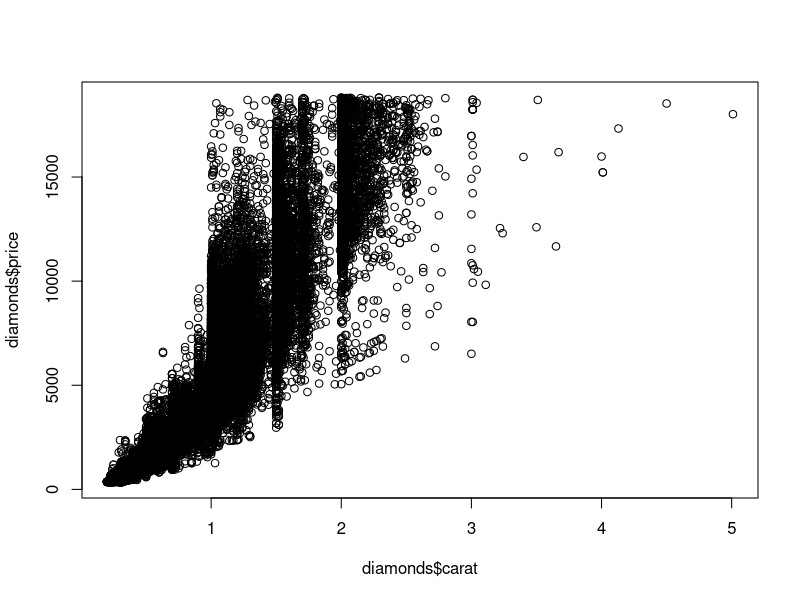
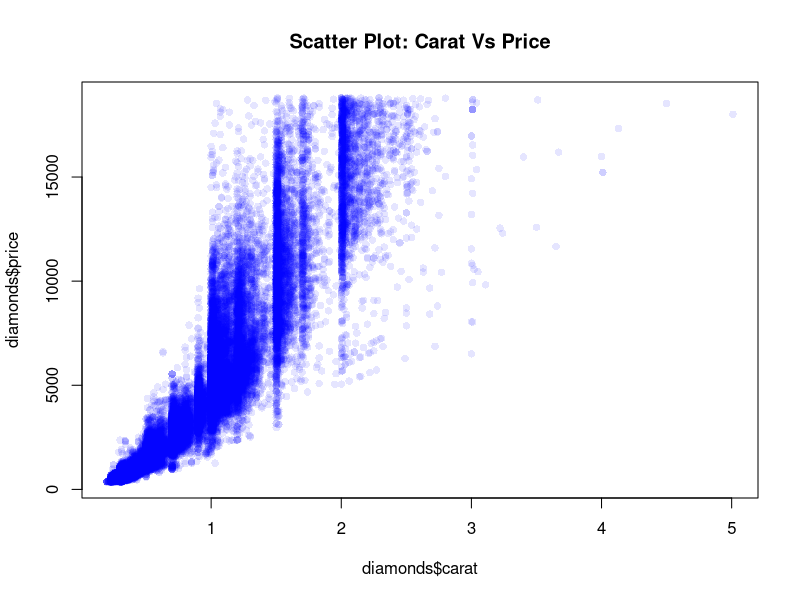
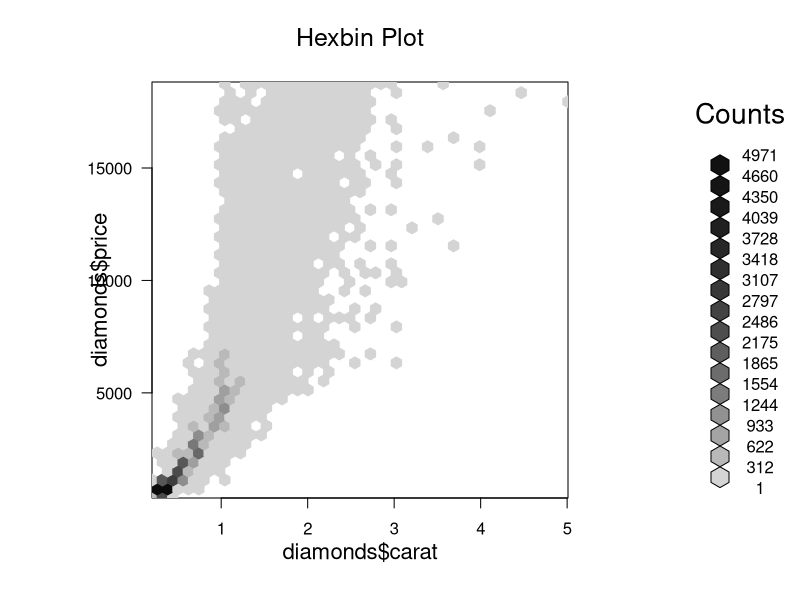
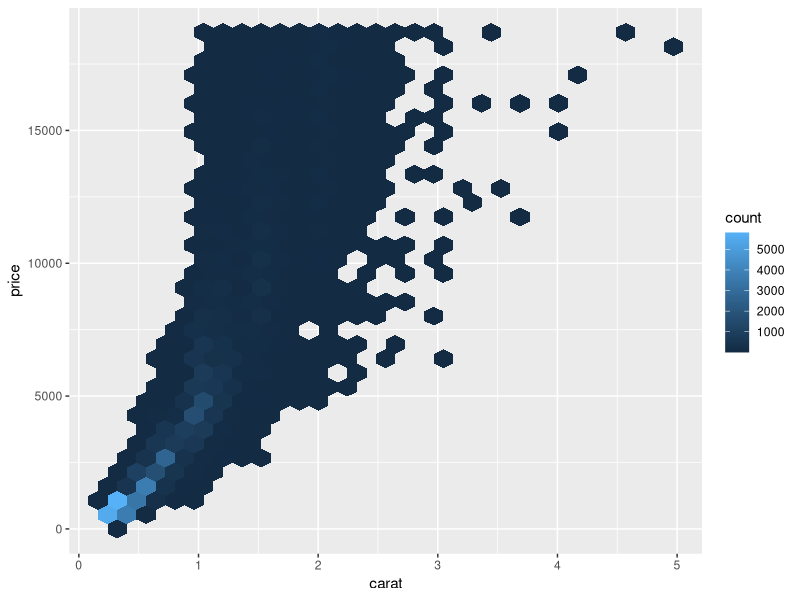
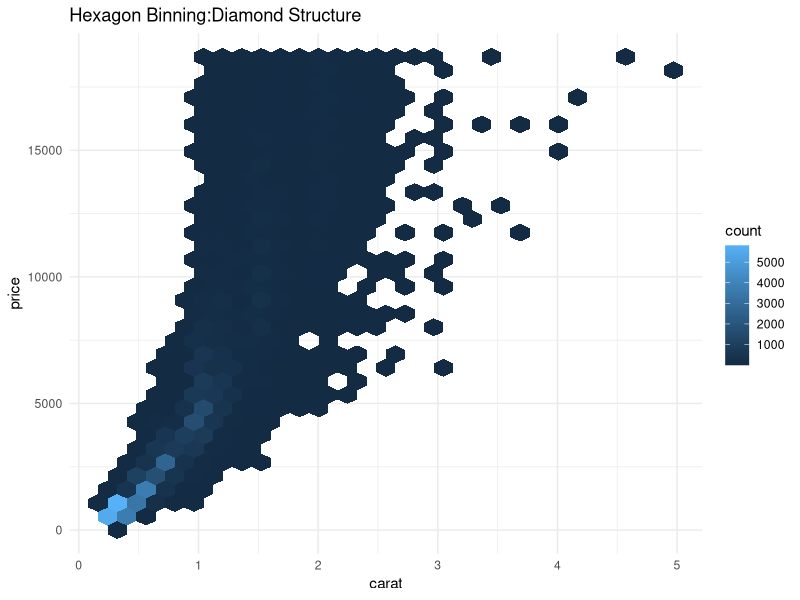
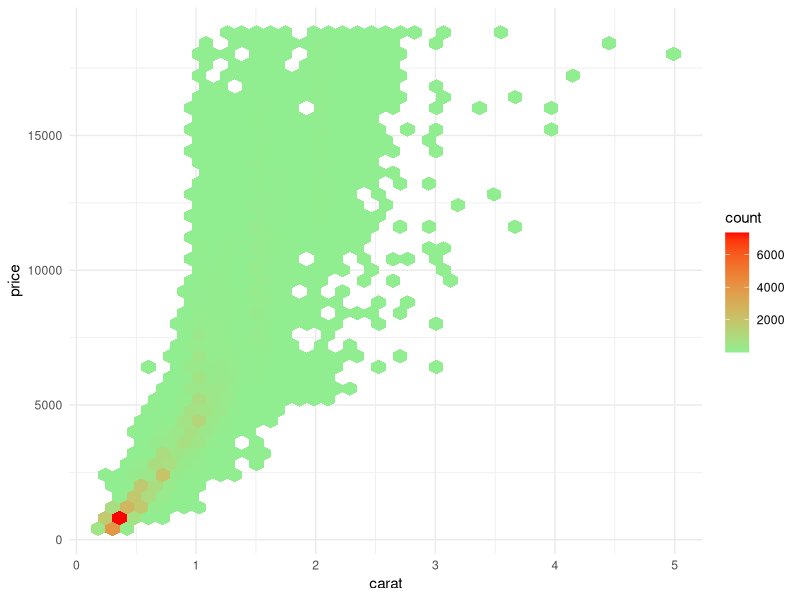
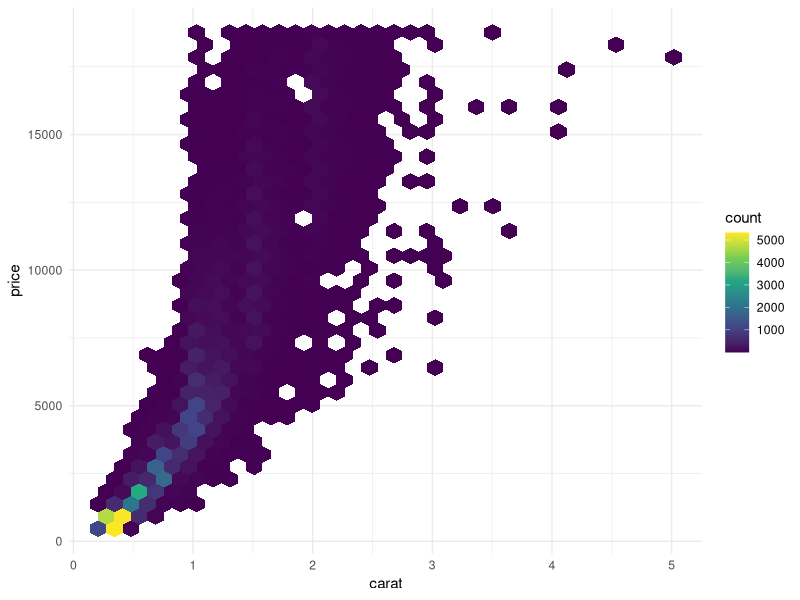
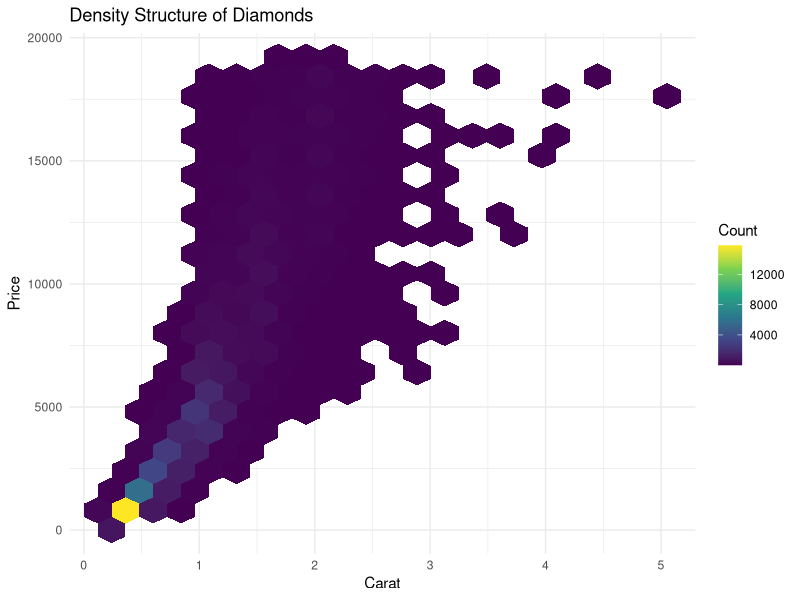

The R source for these figures, in order:
# DV Lab – Week 06A
# Name: D.naveen kumar
# Roll No:23A91A6178
#Load and Understand the DataSet
data(diamonds)
data(package=.packages(all.available = TRUE))
library(ggplot2)
data("diamonds")
str(diamonds)
dim(diamonds)
?diamonds

#Very basic Scatter'

plot(diamonds$carat,diamonds$price)

#improved Scatter
plot(diamonds$carat,diamonds$price,col=rgb(0,0,1,0.1),pch=16,
     main = "Scatter Plot: Carat Vs Price")
#Hexbin Using base r
install.packages('hexbin')

library(hexbin)
hb<-hexbin(diamonds$carat,diamonds$price,xbins = 40)
plot(hb,main="Hexbin Plot")

#basic hexbin using ggplot2

ggplot(diamonds,aes(x=carat,y=price))+
  geom_hex()
#labeled hexbin

#labeled hexbin plot
ggplot(diamonds,aes(carat,price))+
  geom_hex()+
  labs(title='Hexagon Binning:Diamond Structure',x='carat',y='price')+
  theme_minimal()

# Control Hexagon Density
ggplot(diamonds,aes(carat,price))+
  geom_hex(bins=40)+
  scale_fill_gradient(low="lightgreen",high="red")+
  theme_minimal()

# Color Meaning
# Light-> Fewer Diamonds
# Dark -> dense Region

#Professional Palette (Virdis)
ggplot(diamonds,aes(carat,price))+geom_hex(bins=35)+scale_fill_viridis_c()+
  theme_minimal()
#add legend title

ggplot(diamonds,aes(carat,price))+geom_hex(bins=20)+
  scale_fill_viridis_c(name="Count")+
  labs(title = "Density Structure of Diamonds",x="Carat",y="Price")+
  theme_minimal()

#Faceted Hexbin
ggplot(diamonds,aes(carat,price))+
  geom_hex()+
  scale_fill_viridis_c()+
  facet_wrap(~cut)+
  theme_minimal()

#Log Scale Hexbin
ggplot(diamonds,aes(carat,price))+
  geom_hex()+
  scale_fill_viridis_c()+
  scale_y_log10()+
  theme_minimal()

#2d Density Alternative
ggplot(diamonds, aes(carat, price)) +
  geom_density_2d() +
  scale_y_log10() +
  theme_minimal()